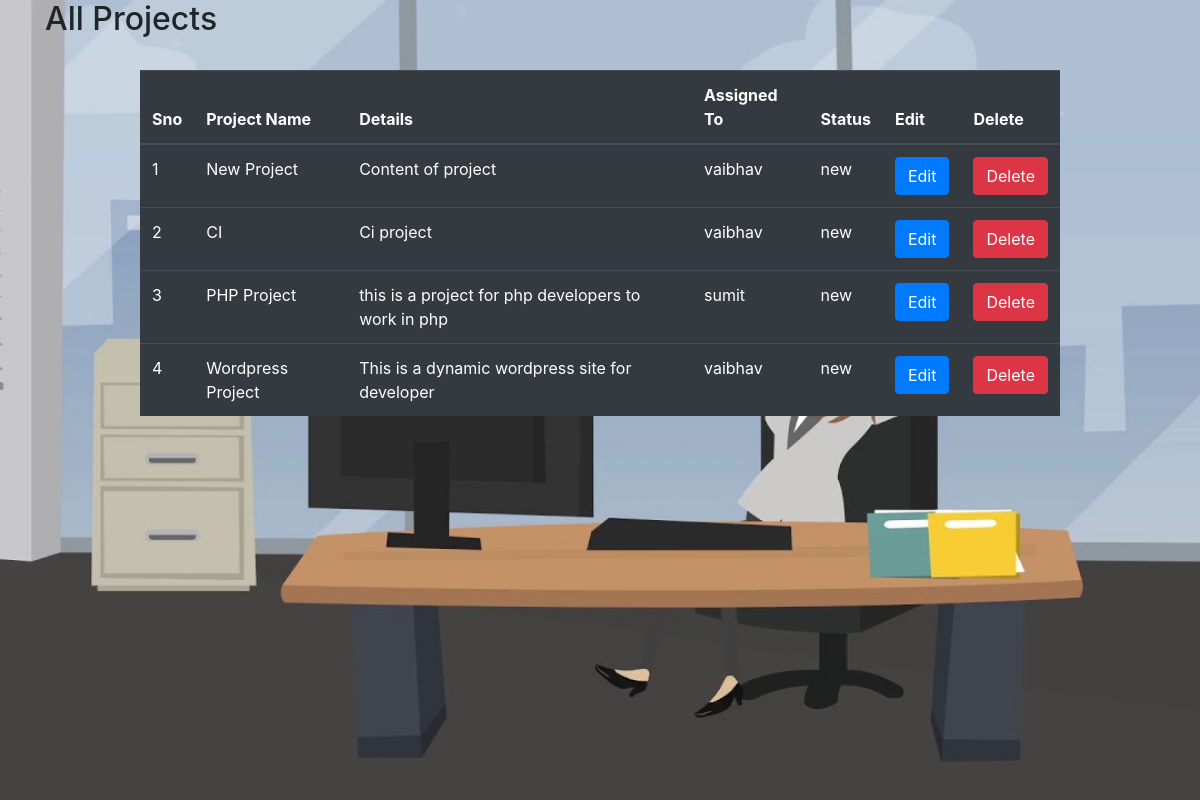
/index.php/user/all_users, run on the app's committed database.
### tables this page shows
CREATE TABLE `project` (
  `id` int(11) NOT NULL,
  `project_name` varchar(100) NOT NULL,
  `project_details` varchar(255) NOT NULL,
  `assigned_to` varchar(100) NOT NULL,
  `project_status` varchar(50) NOT NULL
);

### application/controllers/User.php (called while the page is built, shortened)
<?php
class User extends CI_controller{
function all_users(){
	$this->load->model('User_model');
	$project_list = $this->User_model->all();
	$data = array();
	$data['project_list'] = $project_list;
	$project_list = $this->load->view('user_list',$data);
}
}
?>

### index.php (called while the page is built, shortened)
<?php
require_once BASEPATH.'core/CodeIgniter.php';

### application/models/User_model.php (called while the page is built, shortened)
<?php
class User_model extends CI_model{
         function all(){
              return  $project_list = $this->db->get('project')->result_array();
         }
}
?>

### application/views/user_list.php (the view, shortened to what this page needs)
<!DOCTYPE html>
<html>
<head>
	<link rel="stylesheet" type="text/css" href="<?php echo base_url().'assets/css/bootstrap.min.css';?>">
</head>
<body>
   <div class="container-fluid">
	<div class="container">
		<h2>All Projects</h2>
		<br>
				<div class="row">
			<div class = "col-md-10 mx-auto">
				<table class="table table-dark table-hover ">
    <thead>
      <tr>
        <th>Sno<?php $sno='1'; ?></th>
        <th>Project Name</th>
        <th>Details</th>
        <th>Assigned To</th>
        <th>Status</th>
        <th>Edit</th>
        <th>Delete</th>
      </tr>
    </thead>
  <tbody>
  	<?php if(!empty($project_list)){ foreach($project_list as $ProjectData){ ?>
      <tr>
        <td><?php echo $sno++;?></td>
        <td><?php echo $ProjectData['project_name']; ?></td>
        <td><?php echo $ProjectData['project_details'];?></td>
        <td ><?php echo $ProjectData['assigned_to'];?></td>
        <td><?php echo $ProjectData['project_status'];?></td>
        <td>
        	<a href="<?php echo base_url().'index.php/user/edit/'.$ProjectData['id']?>" class="btn btn-primary">Edit</a>
        </td>
        	<td>
            <a href="<?php echo base_url().'index.php/user/delete/'.$ProjectData['id']?>" class="btn btn-danger">Delete</a>
        </td>
      </tr>
      <?php }} else {?>
      <tr>
      	<td colspan="4">REcords Not Found</td>
      </tr>
      <?php } ?>
    </tbody>
  </table>
		</div>
	</div>
</div>
</div>
</body>
</html>

### data on the page
project: project_name "New Project", project_details "Content of project", assigned_to "vaibhav", project_status "new"
project: project_name "CI", project_details "Ci project", assigned_to "vaibhav", project_status "new"
project: project_name "PHP Project", project_details "this is a project for php developers to work in php", assigned_to "sumit", project_status "new"
project: project_name "Wordpress Project", project_details "This is a dynamic wordpress site for developer", assigned_to "vaibhav", project_status "new"
